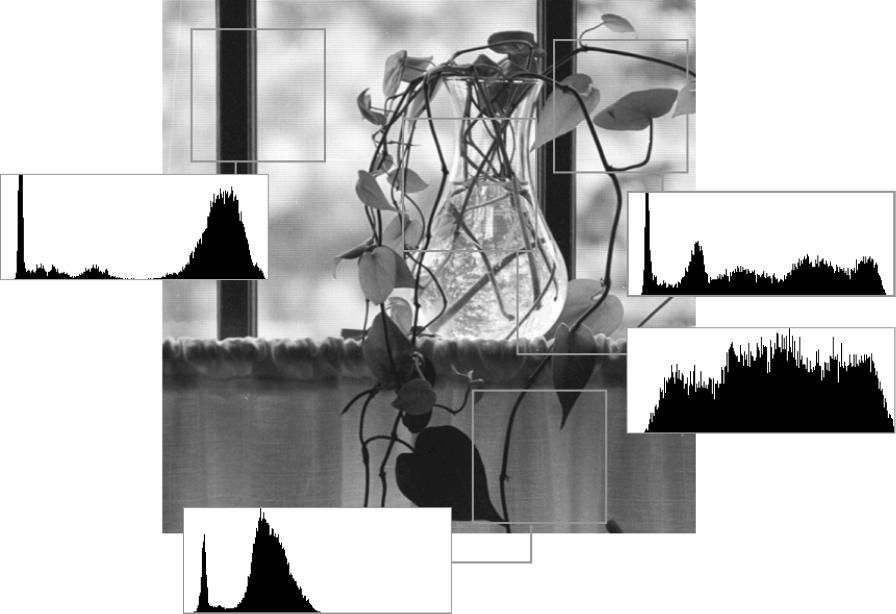
//> input picture section25#Pyramid/C++/Fig0701.tif, 1791 x 1227 px (shown at 1/2 size)
$ ./pyramind   (built with g++ and OpenCV 4)
//> lines starting //> are read from the running program, lines starting //| are printed output that depends on the picture
#include <string>
#include <iostream>
#include <opencv2/opencv.hpp>
#include <vector>

using namespace std;
using namespace cv;

static bool pyraminTest(Mat imgOri, int level);

int main()
{
	Mat imgOri = imread("Fig0701.tif");
//> imgOri is the input picture: 1227 rows x 1791 cols, CV_8UC3; min 0, max 255, mean 184.3
	imshow("imgOri", imgOri);

	pyraminTest(imgOri, 3);

	waitKey(0);
	return true;
}

static bool pyraminTest(Mat imgOri, int level)
{
//> called with level = 3
	vector<Mat> vecPyUp;
	vector<Mat> vecPyDown;
	vector<Mat> vecLapImg;
	Mat temp;
	int i = 0, count = 0;
	// Down
	count = 0;
	for (i = 0; i < level; i++)
	{
		vecPyUp.push_back(imgOri);
		pyrDown(imgOri, imgOri);
	}
//> this loop made 3 passes
//> pass 1, in pyraminTest, `pyrDown(imgOri, imgOri);`:
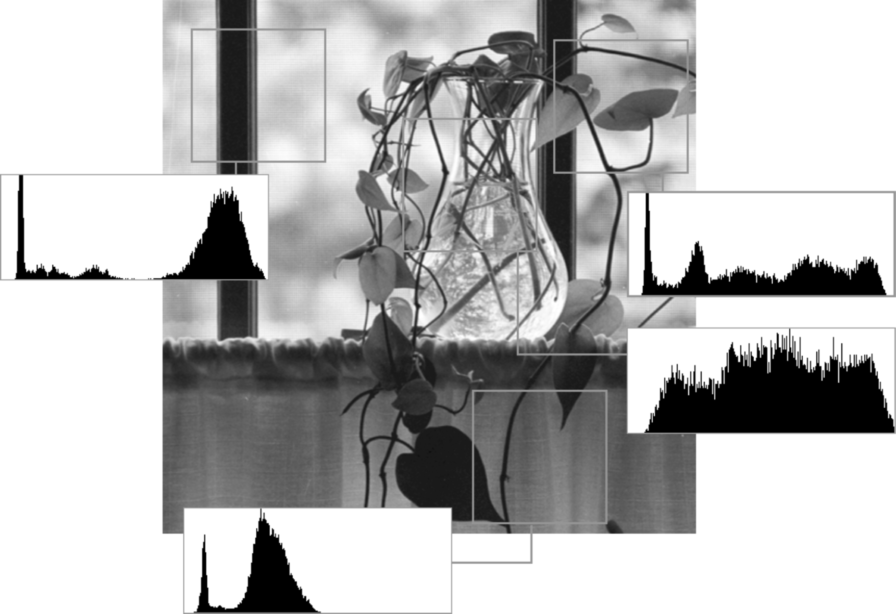
//> imgOri: 614 rows x 896 cols, CV_8UC3; min 0, max 255, mean 184.4
//> pass 2, in pyraminTest, `pyrDown(imgOri, imgOri);`:
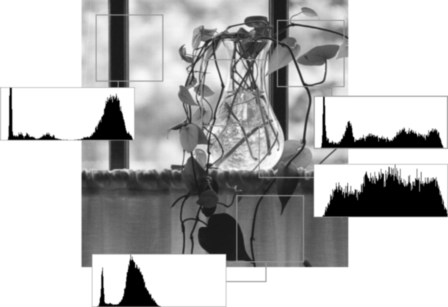
//> imgOri: 307 rows x 448 cols, CV_8UC3; min 0, max 255, mean 184.4
//> pass 3, in pyraminTest, `pyrDown(imgOri, imgOri);`:
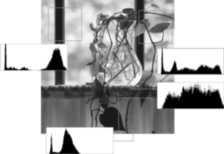
//> imgOri: 154 rows x 224 cols, CV_8UC3; min 0, max 255, mean 184.5
	for (vector<Mat>::iterator it = vecPyUp.begin(); it != vecPyUp.end(); it++, count++)
	{
		imshow("imgPyram Zoom In " + to_string(count), *it);
	}
//> after the loop, count = 3

	// Up
	count = 0;
	Mat imgMin = vecPyUp[vecPyUp.size() - 1].clone();
	vecPyDown.push_back(imgMin);
	for (int i = 0; i < level-1; i++)
	{
		pyrUp(imgMin, imgMin, vecPyUp[level - i - 1 - 1].size());
		vecPyDown.push_back(imgMin);
	}
//> this loop made 2 passes
//> pass 2, in pyraminTest, `pyrUp(imgMin, imgMin, vecPyUp[level - i - 1 - 1].size());`:
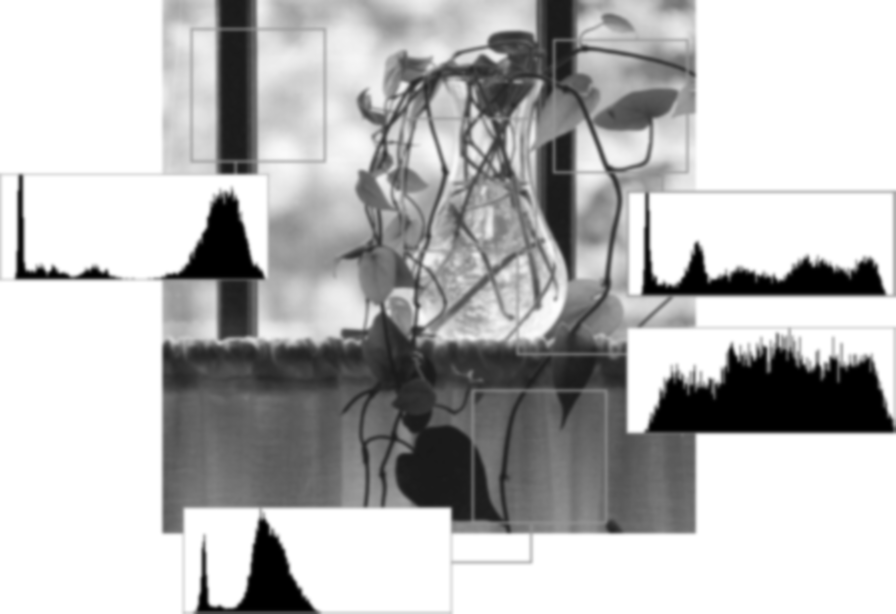
//> imgMin: 1227 rows x 1791 cols, CV_8UC3 (shown at 1/2 size); min 0, max 255, mean 184.4
	for (vector<Mat>::iterator it = vecPyDown.begin(); it != vecPyDown.end(); it++, count++)
	{
		imshow("imgPyram Zoom Out " + to_string(count), *it);
	}
//> after the loop, count = 3

	// Laplace
	count = 0;
	for (i = 0; i < vecPyUp.size() - 1; i++)
	{
		subtract(vecPyUp[i], vecPyDown[level - i - 1], temp);
		temp = temp + Scalar(127, 127, 127);
		vecLapImg.push_back(temp);
	}
//> this loop made 2 passes
//> pass 1, in pyraminTest, `subtract(vecPyUp[i], vecPyDown[level - i - 1], temp);`:
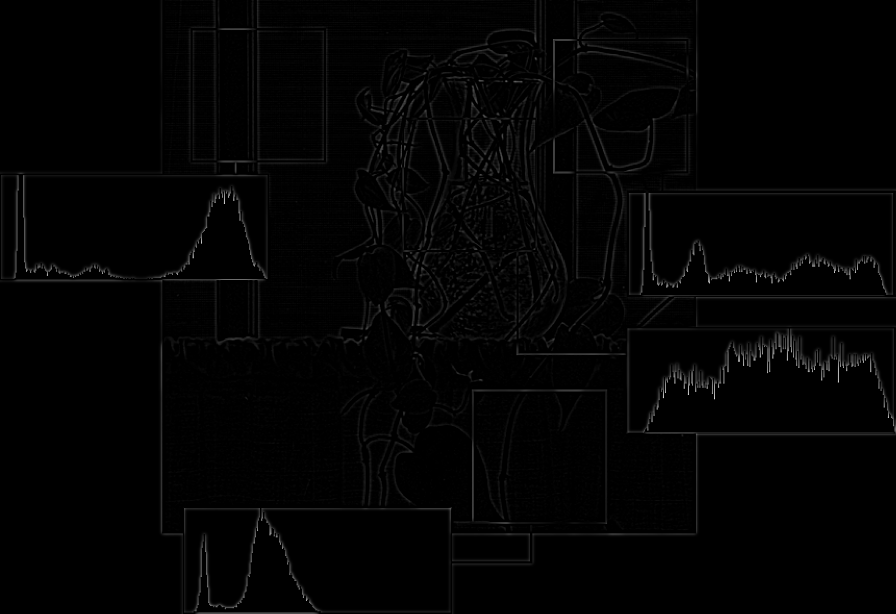
//> temp: 1227 rows x 1791 cols, CV_8UC3 (shown at 1/2 size); min 0, max 217, mean 3.1
//> pass 1, in pyraminTest, `temp = temp + Scalar(127, 127, 127);`:
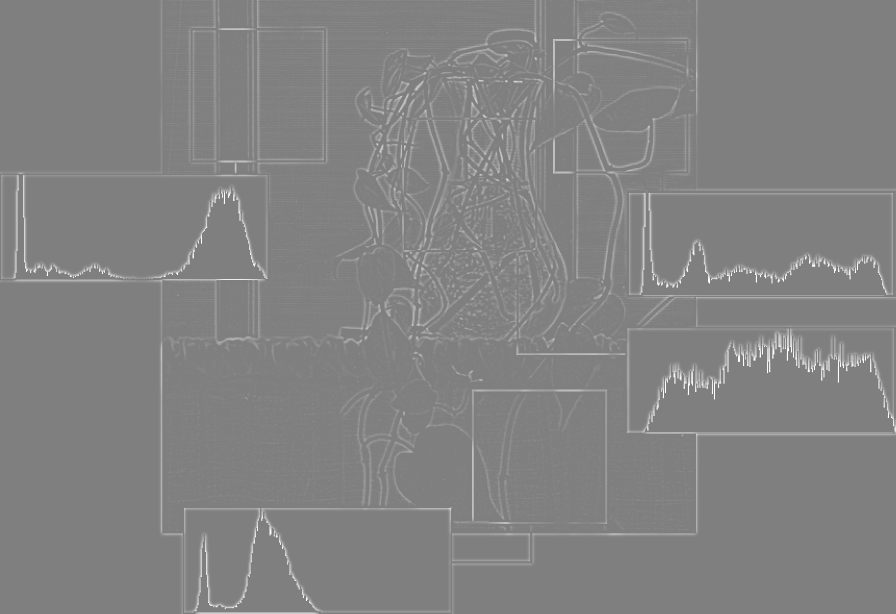
//> temp: 1227 rows x 1791 cols, CV_8UC3 (shown at 1/2 size); min 127, max 255, mean 130
//> pass 2, in pyraminTest, `temp = temp + Scalar(127, 127, 127);`:
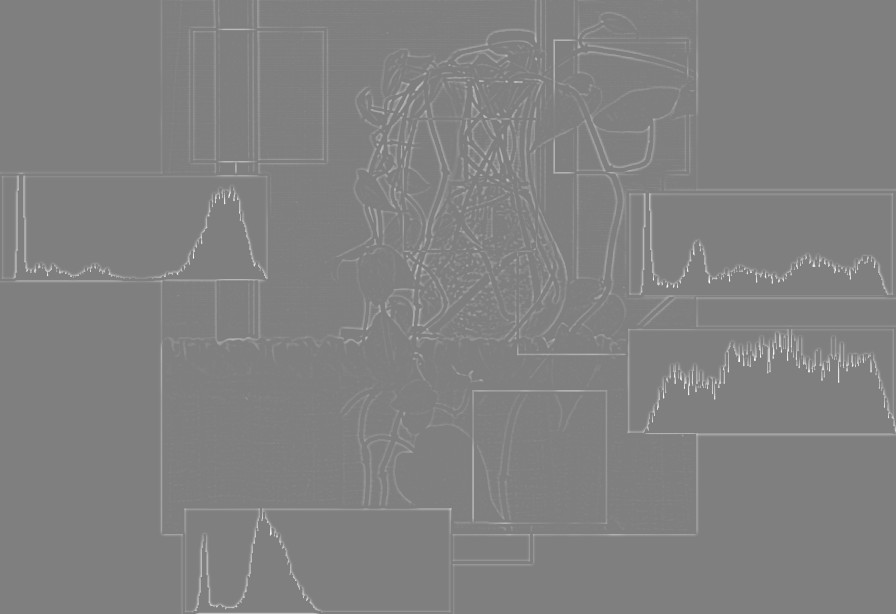
//> temp: 614 rows x 896 cols, CV_8UC3; min 127, max 255, mean 129
	for (vector<Mat>::iterator it = vecLapImg.begin(); it != vecLapImg.end(); it++, count++)
	{
		imshow("imgPyram laplace " + to_string(count), *it);
	}
//> after the loop, count = 2

	return true;
}
